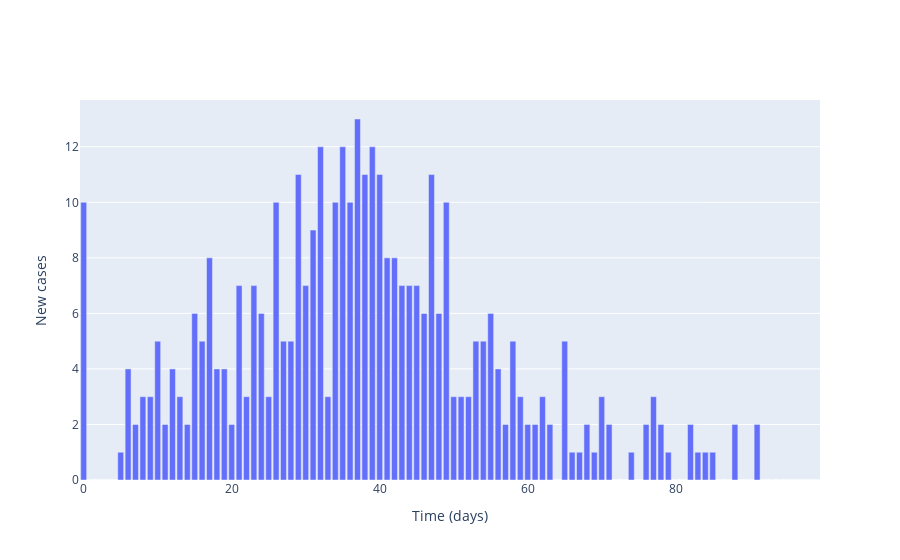

Notebook code cell kept with this figure:
### Markdown cell above
## Plot local incidence numbers

### Code cell
# Plot (bar chart cases each day)
fig = go.Figure()

# Plot of incidences
fig.add_trace(
    go.Bar(
        x=times,
        y=cases,
        name='Incidences'
    )
)

# Add axis labels
fig.update_layout(
    xaxis_title='Time (days)',
    yaxis_title='New cases'
)

fig.show()

### Figure 1 — Plotly figure (JSON) as saved in the notebook; plotly's stock layout.template omitted (floating-point values rounded to 4 significant figures)
{"data": [{"name": "Incidences", "type": "bar", "x": [0, 1, 2, 3, 4, 5, 6, 7, 8, 9, 10, 11, 12, 13, 14, 15, 16, 17, 18, 19, 20, 21, 22, 23, 24, 25, 26, 27, 28, 29, 30, 31, 32, 33, 34, 35, 36, 37, 38, 39, 40, 41, 42, 43, 44, 45, 46, 47, 48, 49, 50, 51, 52, 53, 54, 55, 56, 57, 58, 59, 60, 61, 62, 63, 64, 65, 66, 67, 68, 69, 70, 71, 72, 73, 74, 75, 76, 77, 78, 79, 80, 81, 82, 83, 84, 85, 86, 87, 88, 89, 90, 91, 92, 93, 94, 95, 96, 97, 98, 99], "y": [10, 0, 0, 0, 0, 1, 4, 2, 3, 3, 5, 2, 4, 3, 2, 6, 5, 8, 4, 4, 2, 7, 3, 7, 6, 3, 10, 5, 5, 11, 7, 9, 12, 3, 10, 12, 10, 13, 11, 12, 11, 8, 8, 7, 7, 7, 6, 11, 6, 10, 3, 3, 3, 5, 5, 6, 4, 2, 5, 3, 2, 2, 3, 2, 0, 5, 1, 1, 2, 1, 3, 2, 0, 0, 1, 0, 2, 3, 2, 1, 0, 0, 2, 1, 1, 1, 0, 0, 2, 0, 0, 2, 0, 0, 0, 0, 0, 0, 0, 0]}], "layout": {"xaxis": {"title": {"text": "Time (days)"}}, "yaxis": {"title": {"text": "New cases"}}}}
